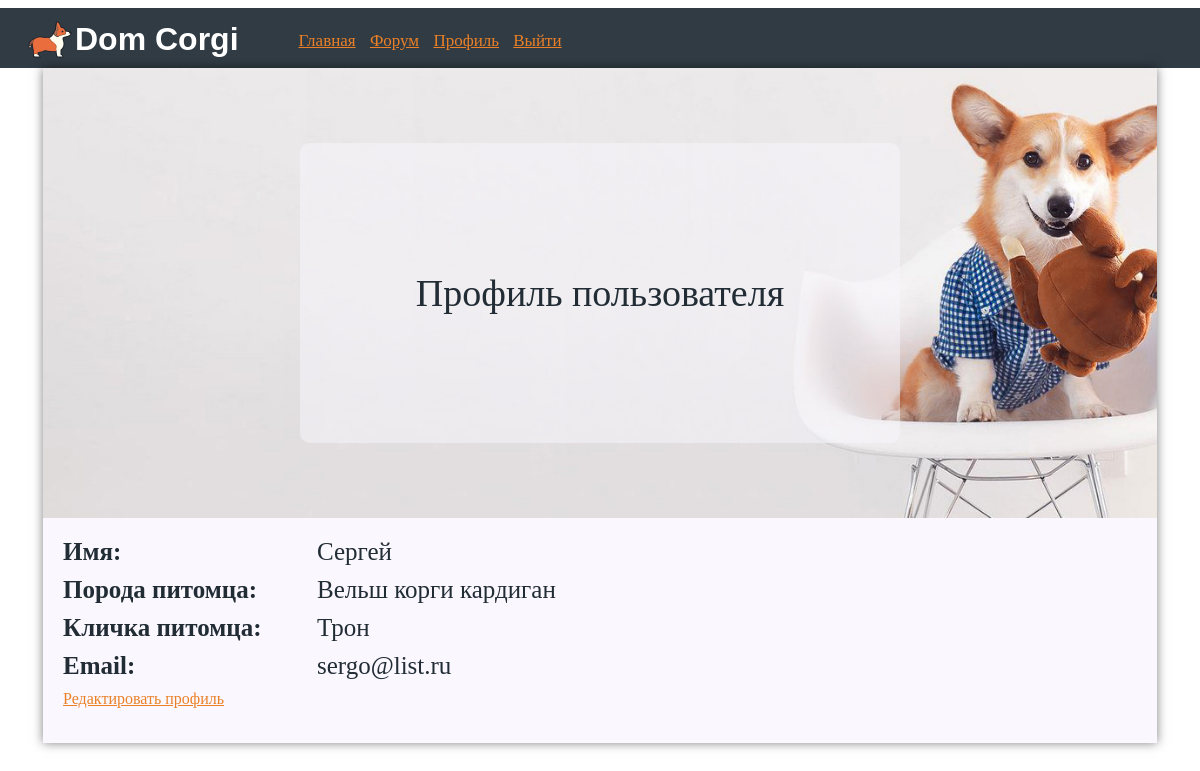
/user/Сергей (signed in), run on the app's committed database.
### app/models.py (models this page shows, shortened)
class User(UserMixin, db.Model):
    id = db.Column(db.Integer, primary_key=True)
    username = db.Column(db.String(64), index=True, unique=True)
    breed = db.Column(db.String(64), index=True, unique=True)
    petname = db.Column(db.String(64), index=True, unique=True)
    email = db.Column(db.String(120), index=True, unique=True)
    password_hash = db.Column(db.String(128))
    posts = db.relationship('Post', backref='author', lazy='dynamic')

### app/routes.py (the view)
@app.route('/user/<username>')
@login_required
def user(username):
    user = User.query.filter_by(username=username).first_or_404()   #Загрузка пользователя из базы данных, используя запрос по имени пользователя.
    return render_template('user.html', title='Профиль', user=user)

### app/models.py (called while the page is built)
@login.user_loader #Пользовательский загрузчик
def load_user(id):
    return User.query.get(int(id))

### app/templates/user.html
{% extends "base.html" %}
{% block content %}
    <div class="body_index">
        <div class="block_user_title">
            <div class="parent">
                <div class="transparent"></div>
                <div class="text_index_title">Профиль пользователя </div>
            </div>
        </div>
        <div class="block_profile">
             <div class="block_line">
                   <div class="left_part">Имя:</div>
                   <div class="right_part">{{ user.username }}</div>
             </div>
             <div class="block_line">
                   <div class="left left_part">Порода питомца:</div>
                   <div class="right_part">{{ user.breed }}</div>
             </div>
             <div class="block_line">
                   <div class="left_part part">Кличка питомца:</div>
                   <div class="right_part">{{ user.petname }}</div>
             </div>
             <div class="block_line">
                   <div class="left left_part">Email:</div>
                   <div class="right_part">{{ user.email }}</div>
             </div>
             <div class="block_line"><a href="{{ url_for('edit_profile') }}">Редактировать профиль</a></div>
        </div>
    </div>
{% endblock %}

### app/templates/base.html (shortened to what this page needs)
<html>
    <head>
        <link rel="stylesheet" href="{{ url_for('static', filename='style.css') }}">
    </head>
    <body>
        <div class="block_head">
            <div class="head_logo head_title" >Dom Corgi</div>
            <div class="head_a">
                <a href="{{ url_for('main') }}">Главная</a>
                <a href="{{ url_for('index') }}">Форум</a>
                <a href="{{ url_for('user', username=current_user.username) }}">Профиль</a>
                <a href="{{ url_for('logout') }}">Выйти</a>
            </div>
        </div>
        {% block content %}{% endblock %}
    </body>
</html>

### app/static/style.css (style rules this page uses)
body { background: #fff; }
.block_head { background: #303b44; margin-left: -8px; margin-right: -8px; padding: 5px; color: #303b44; height: 50px; }
.head_logo { background-image: url("images/corgi2.png"); }
.head_title { display: inline-block; float: left; margin: 8px 10px 8px 20px; background-size: 50px; background-repeat: no-repeat; padding: 0 0 0 50px; background-position: 0; color: #fff; font-size: 32px; font-weight: bold; font-family: "PT Sans",sans-serif; }
.head_a { display: inline-block; font-size: 17px; padding-left: 40px; margin-top: 18px; color: #ea8027; }
.head_a a { color: #ea8027; padding-left: 10px; font-family: 'Century Gothic'; }
.block_user_title { background-image: url("images/dog_corgi.jpg"); height: 450px; background-size:cover; }
.body_index { position: relative; margin-left: 35px; margin-right: 35px; padding-bottom: 15px; background-color: #faf7fe; box-shadow:0px 0px 10px 0px rgba(0,0,0,0.5); }
.block_index_title .parent, .block_user_title .parent { position: relative; z-index: 1; width: 600px; height: 300px; top: 50%; left: 50%; transform: translate(-50%, -50%); }
.block_index_title .parent .transparent, .block_user_title .parent .transparent { position: absolute; z-index: -1; background-color: #faf7fe; width: 100%; height: 100%; border-radius: 10px; opacity: .5; }
.block_index_title .parent .text_index_title, .block_user_title .parent .text_index_title { top: 50%; left: 50%; transform: translate(-50%, -50%); position: relative; font-family: 'Century Gothic'; font-weight: 500; font-size: 38px; text-align: center; color: #212c35; }
.block_profile { padding: 10px; color: #212c35; margin: 0 auto; }
.block_line { font-family: 'Century Gothic'; margin: 10px; }
.block_line a { color: #ea8027; }
.left_part { font-weight: bold; display: inline-block; font-size: 25px; width: 250px; }
.right_part { display: inline-block; font-size: 25px; }

### data on the page
User: username "Сергей", breed "Вельш корги кардиган", petname "Трон", email "sergo@list.ru"
